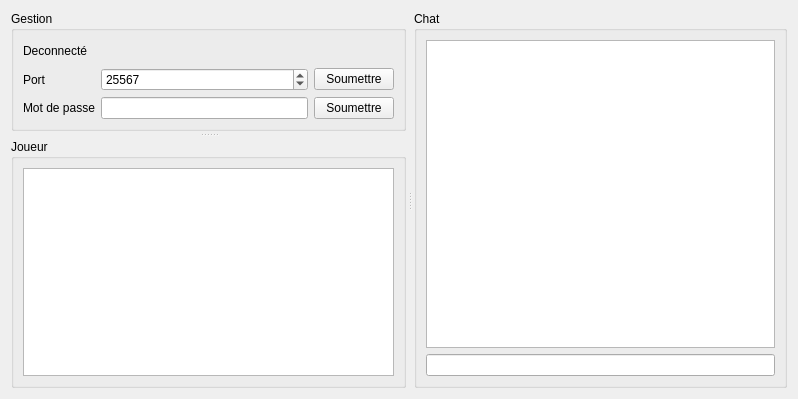
<?xml version="1.0" encoding="UTF-8"?>
<ui version="4.0">
 <class>fenetre</class>
 <widget class="QWidget" name="fenetre">
  <property name="geometry">
   <rect>
    <x>0</x>
    <y>0</y>
    <width>798</width>
    <height>399</height>
   </rect>
  </property>
  <property name="windowTitle">
   <string>gameCard-Server</string>
  </property>
  <layout class="QVBoxLayout" name="verticalLayout_2">
   <item>
    <widget class="QSplitter" name="splitter_2">
     <property name="orientation">
      <enum>Qt::Horizontal</enum>
     </property>
     <property name="handleWidth">
      <number>8</number>
     </property>
     <widget class="QSplitter" name="splitter">
      <property name="orientation">
       <enum>Qt::Vertical</enum>
      </property>
      <property name="handleWidth">
       <number>8</number>
      </property>
      <widget class="QGroupBox" name="gGestion">
       <property name="title">
        <string>Gestion</string>
       </property>
       <layout class="QGridLayout" name="gridLayout">
        <item row="3" column="2">
         <widget class="QPushButton" name="bMdp">
          <property name="whatsThis">
           <string>&lt;html&gt;&lt;head/&gt;&lt;body&gt;&lt;p&gt;Les clients devront préciser ce mot de passe serveur pour entrer.&lt;/p&gt;&lt;p&gt;Les clients actuellement connectés ne seront pas affectés.&lt;/p&gt;&lt;/body&gt;&lt;/html&gt;</string>
          </property>
          <property name="text">
           <string>Soumettre</string>
          </property>
         </widget>
        </item>
        <item row="2" column="0">
         <widget class="QLabel" name="label_2">
          <property name="text">
           <string>Port</string>
          </property>
         </widget>
        </item>
        <item row="2" column="1">
         <widget class="QSpinBox" name="sPort">
          <property name="maximum">
           <number>65535</number>
          </property>
          <property name="value">
           <number>25567</number>
          </property>
         </widget>
        </item>
        <item row="3" column="0">
         <widget class="QLabel" name="label_3">
          <property name="text">
           <string>Mot de passe</string>
          </property>
         </widget>
        </item>
        <item row="3" column="1">
         <widget class="QLineEdit" name="lMdp"/>
        </item>
        <item row="2" column="2">
         <widget class="QPushButton" name="bPort">
          <property name="whatsThis">
           <string>&lt;html&gt;&lt;head/&gt;&lt;body&gt;&lt;p&gt;Créé un nouveau serveur sur le port donné.&lt;/p&gt;&lt;p&gt;Deconnectera surrement les clients&lt;/p&gt;&lt;/body&gt;&lt;/html&gt;</string>
          </property>
          <property name="text">
           <string>Soumettre</string>
          </property>
         </widget>
        </item>
        <item row="0" column="0" colspan="3">
         <widget class="QLabel" name="lEtat">
          <property name="text">
           <string>Deconnecté</string>
          </property>
         </widget>
        </item>
       </layout>
      </widget>
      <widget class="QGroupBox" name="gPlayer">
       <property name="title">
        <string>Joueur</string>
       </property>
       <layout class="QVBoxLayout" name="verticalLayout_3">
        <item>
         <widget class="QTableView" name="tablePlayer">
          <property name="editTriggers">
           <set>QAbstractItemView::NoEditTriggers</set>
          </property>
          <property name="gridStyle">
           <enum>Qt::DotLine</enum>
          </property>
          <attribute name="verticalHeaderVisible">
           <bool>false</bool>
          </attribute>
         </widget>
        </item>
       </layout>
      </widget>
     </widget>
     <widget class="QGroupBox" name="gChat">
      <property name="title">
       <string>Chat</string>
      </property>
      <layout class="QVBoxLayout" name="verticalLayout">
       <item>
        <widget class="QPlainTextEdit" name="log">
         <property name="readOnly">
          <bool>true</bool>
         </property>
         <property name="plainText">
          <string/>
         </property>
        </widget>
       </item>
       <item>
        <widget class="QLineEdit" name="lChat"/>
       </item>
      </layout>
     </widget>
    </widget>
   </item>
  </layout>
 </widget>
 <resources/>
 <connections/>
</ui>
